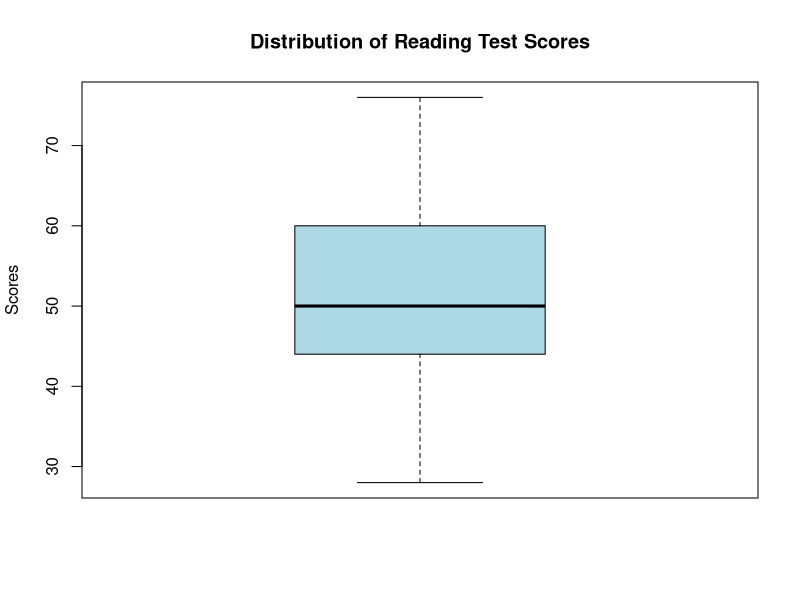
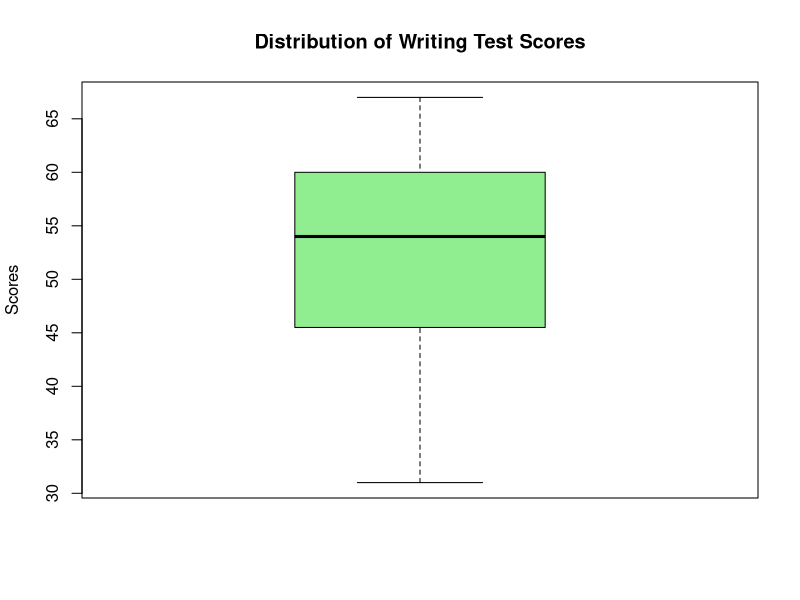
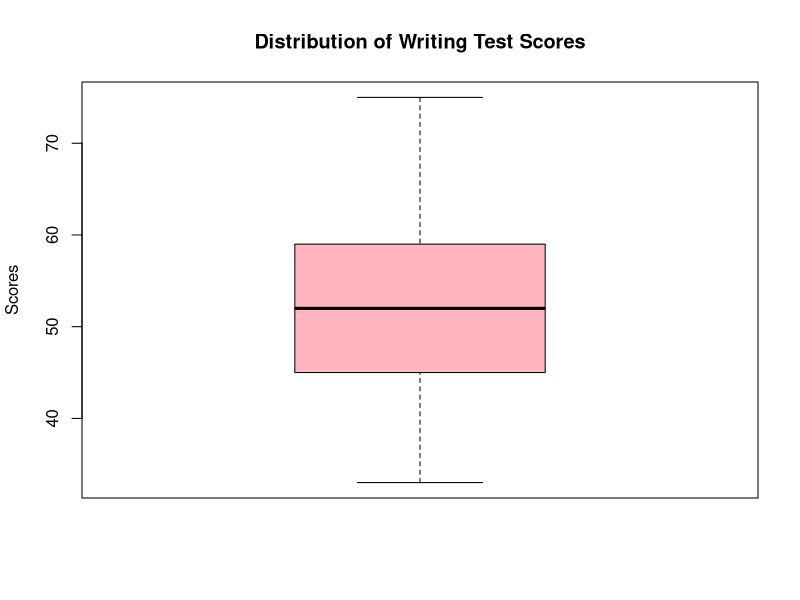
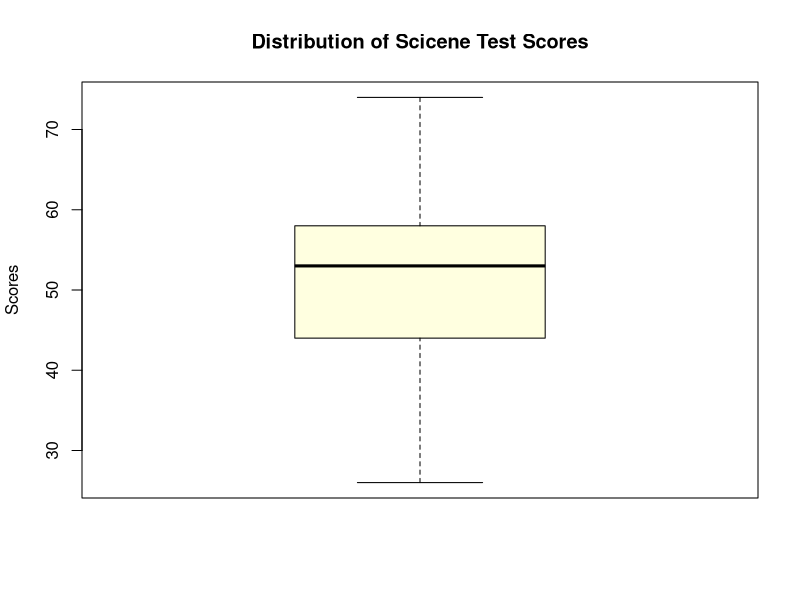
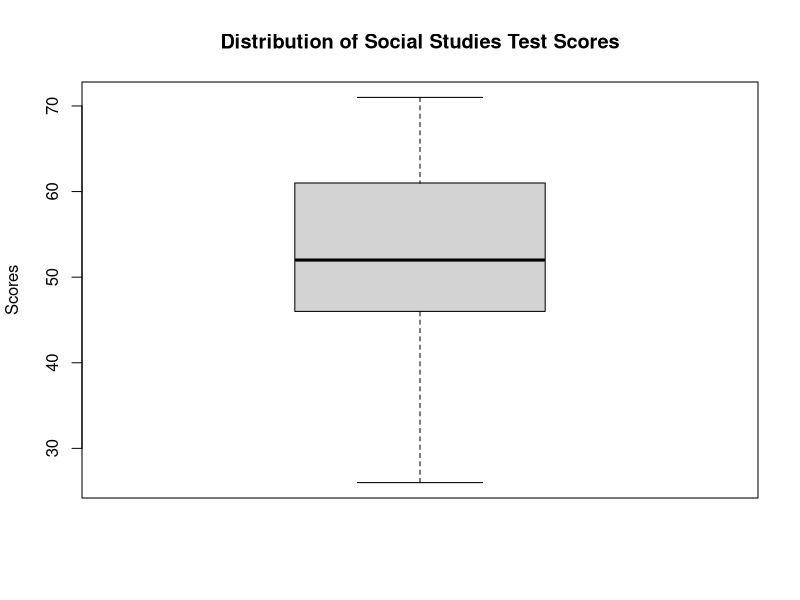
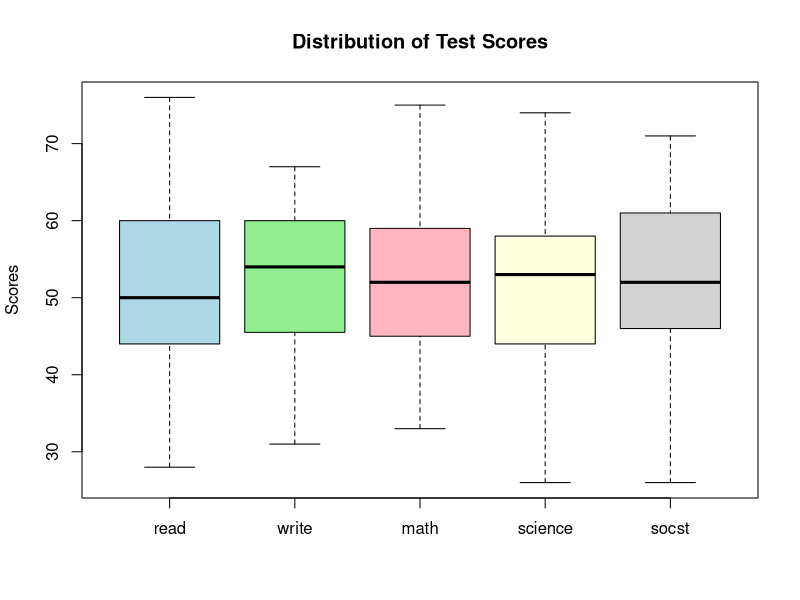

Reproduce these figures in R, in order.
## ---- chunk 1

# The "here" library will let me read the data from an individual folder.
library(here)

# I read the data and put it in an object called "students".

students <- read.csv(here("Data", "hsb2.csv"), header = TRUE, sep = ",")

# Select only the five standardized test score columns 
test_scores <- students[, c("read", "write", "math", "science", "socst")]

# Creating a data frame that has the test scores:
test_summary <- data.frame(
  Test = colnames(test_scores),
  Min = apply(test_scores, 2, min, na.rm = TRUE),
  Q1 = apply(test_scores, 2, function(x) quantile(x, 0.25, na.rm = TRUE)),
  Median = apply(test_scores, 2, median, na.rm = TRUE),
  Q3 = apply(test_scores, 2, function(x) quantile(x, 0.75, na.rm = TRUE)),
  Max = apply(test_scores, 2, max, na.rm = TRUE),
  Mean = round(colMeans(test_scores, na.rm = TRUE), 1),
  SD = round(apply(test_scores, 2, sd, na.rm = TRUE), 1)
)
## ---- chunk 2

Read_table <- round(rbind(
  Read = c(
    Mean = mean(test_scores$read, na.rm = TRUE),
    SD = sd(test_scores$read, na.rm = TRUE),
    Min = min(test_scores$read, na.rm = TRUE),
    Q1 = as.numeric(quantile(test_scores$read, 0.25, na.rm = TRUE)),
    Median = median(test_scores$read, na.rm = TRUE),
    Q3 = as.numeric(quantile(test_scores$read, 0.75, na.rm = TRUE)),
    Max = max(test_scores$read, na.rm = TRUE)
  )
), 1)  # Rounding to 1 decimal place

Read_table

## ---- chunk 3
# Boxplot for test scores
boxplot(students[, c("read")], 
        main = "Distribution of Reading Test Scores", 
        ylab = "Scores", 
        col = c("lightblue"))

## ---- chunk 4

Read_table <- round(rbind(
  Read = c(
    Mean = mean(test_scores$read, na.rm = TRUE),
    SD = sd(test_scores$read, na.rm = TRUE),
    Min = min(test_scores$read, na.rm = TRUE),
    Q1 = as.numeric(quantile(test_scores$read, 0.25, na.rm = TRUE)),
    Median = median(test_scores$read, na.rm = TRUE),
    Q3 = as.numeric(quantile(test_scores$read, 0.75, na.rm = TRUE)),
    Max = max(test_scores$read, na.rm = TRUE)
  )
), 1)  # Rounding to 1 decimal place

Read_table

## ---- chunk 5

# Write Table
Write_table <- round(rbind(
  Write = c(
    Mean = mean(test_scores$write, na.rm = TRUE),
    SD = sd(test_scores$write, na.rm = TRUE),
    Min = min(test_scores$write, na.rm = TRUE),
    Q1 = as.numeric(quantile(test_scores$write, 0.25, na.rm = TRUE)),
    Median = median(test_scores$write, na.rm = TRUE),
    Q3 = as.numeric(quantile(test_scores$write, 0.75, na.rm = TRUE)),
    Max = max(test_scores$write, na.rm = TRUE)
  )
), 1)

Write_table

## ---- chunk 6
# Boxplot for test scores
boxplot(students[, c("write")], 
        main = "Distribution of Writing Test Scores", 
        ylab = "Scores", 
        col = c("lightgreen"))

## ---- chunk 7

# Write Table
Write_table <- round(rbind(
  Write = c(
    Mean = mean(test_scores$write, na.rm = TRUE),
    SD = sd(test_scores$write, na.rm = TRUE),
    Min = min(test_scores$write, na.rm = TRUE),
    Q1 = as.numeric(quantile(test_scores$write, 0.25, na.rm = TRUE)),
    Median = median(test_scores$write, na.rm = TRUE),
    Q3 = as.numeric(quantile(test_scores$write, 0.75, na.rm = TRUE)),
    Max = max(test_scores$write, na.rm = TRUE)
  )
), 1)

Write_table

## ---- chunk 8

# Math Table
Math_table <- round(rbind(
  Math = c(
    Mean = mean(test_scores$math, na.rm = TRUE),
    SD = sd(test_scores$math, na.rm = TRUE),
    Min = min(test_scores$math, na.rm = TRUE),
    Q1 = as.numeric(quantile(test_scores$math, 0.25, na.rm = TRUE)),
    Median = median(test_scores$math, na.rm = TRUE),
    Q3 = as.numeric(quantile(test_scores$math, 0.75, na.rm = TRUE)),
    Max = max(test_scores$math, na.rm = TRUE)
  )
), 1)

Math_table

## ---- chunk 9
# Boxplot for test scores
boxplot(students[, c("math")], 
        main = "Distribution of Writing Test Scores", 
        ylab = "Scores", 
        col = c("lightpink"))

## ---- chunk 10

# Math Table
Math_table <- round(rbind(
  Math = c(
    Mean = mean(test_scores$math, na.rm = TRUE),
    SD = sd(test_scores$math, na.rm = TRUE),
    Min = min(test_scores$math, na.rm = TRUE),
    Q1 = as.numeric(quantile(test_scores$math, 0.25, na.rm = TRUE)),
    Median = median(test_scores$math, na.rm = TRUE),
    Q3 = as.numeric(quantile(test_scores$math, 0.75, na.rm = TRUE)),
    Max = max(test_scores$math, na.rm = TRUE)
  )
), 1)

Math_table

## ---- chunk 11

# Science Table
Science_table <- round(rbind(
  Science = c(
    Mean = mean(test_scores$science, na.rm = TRUE),
    SD = sd(test_scores$science, na.rm = TRUE),
    Min = min(test_scores$science, na.rm = TRUE),
    Q1 = as.numeric(quantile(test_scores$science, 0.25, na.rm = TRUE)),
    Median = median(test_scores$science, na.rm = TRUE),
    Q3 = as.numeric(quantile(test_scores$science, 0.75, na.rm = TRUE)),
    Max = max(test_scores$science, na.rm = TRUE)
  )
), 1)

Science_table

## ---- chunk 12
# Boxplot for test scores
boxplot(students[, c("science")], 
        main = "Distribution of Scicene Test Scores", 
        ylab = "Scores", 
        col = c("lightyellow"))

## ---- chunk 13

# Science Table
Science_table <- round(rbind(
  Science = c(
    Mean = mean(test_scores$science, na.rm = TRUE),
    SD = sd(test_scores$science, na.rm = TRUE),
    Min = min(test_scores$science, na.rm = TRUE),
    Q1 = as.numeric(quantile(test_scores$science, 0.25, na.rm = TRUE)),
    Median = median(test_scores$science, na.rm = TRUE),
    Q3 = as.numeric(quantile(test_scores$science, 0.75, na.rm = TRUE)),
    Max = max(test_scores$science, na.rm = TRUE)
  )
), 1)

Science_table

## ---- chunk 14

# Social Studies Table
Socst_table <- round(rbind(
  Socst = c(
    Mean = mean(test_scores$socst, na.rm = TRUE),
    SD = sd(test_scores$socst, na.rm = TRUE),
    Min = min(test_scores$socst, na.rm = TRUE),
    Q1 = as.numeric(quantile(test_scores$socst, 0.25, na.rm = TRUE)),
    Median = median(test_scores$socst, na.rm = TRUE),
    Q3 = as.numeric(quantile(test_scores$socst, 0.75, na.rm = TRUE)),
    Max = max(test_scores$socst, na.rm = TRUE)
  )
), 1)

Socst_table

## ---- chunk 15
# Boxplot for test scores
boxplot(students[, c("socst")], 
        main = "Distribution of Social Studies Test Scores", 
        ylab = "Scores", 
        col = c("lightgray"))

## ---- chunk 16

# Social Studies Table
Socst_table <- round(rbind(
  Socst = c(
    Mean = mean(test_scores$socst, na.rm = TRUE),
    SD = sd(test_scores$socst, na.rm = TRUE),
    Min = min(test_scores$socst, na.rm = TRUE),
    Q1 = as.numeric(quantile(test_scores$socst, 0.25, na.rm = TRUE)),
    Median = median(test_scores$socst, na.rm = TRUE),
    Q3 = as.numeric(quantile(test_scores$socst, 0.75, na.rm = TRUE)),
    Max = max(test_scores$socst, na.rm = TRUE)
  )
), 1)

Socst_table

## ---- chunk 17
# Boxplot for test scores
boxplot(students[, c("read", "write", "math", "science", "socst")], 
        main = "Distribution of Test Scores", 
        ylab = "Scores", 
        col = c("lightblue", "lightgreen", "lightpink", "lightyellow", "lightgray"))

## ---- chunk 18

# Calculate 95% CI using t.test for each test score
Read_CI <- t.test(test_scores$read)$conf.int
Write_CI <- t.test(test_scores$write)$conf.int
Math_CI <- t.test(test_scores$math)$conf.int
Science_CI <- t.test(test_scores$science)$conf.int
Socst_CI <- t.test(test_scores$socst)$conf.int

# Combine results into a table
CI_table <- round(rbind(Read_CI, Write_CI, Math_CI, Science_CI, Socst_CI), 2)
colnames(CI_table) <- c("Lower_CI", "Upper_CI")
rownames(CI_table) <- c("Read", "Write", "Math", "Science", "Socst")

# Print the table
print(CI_table)


